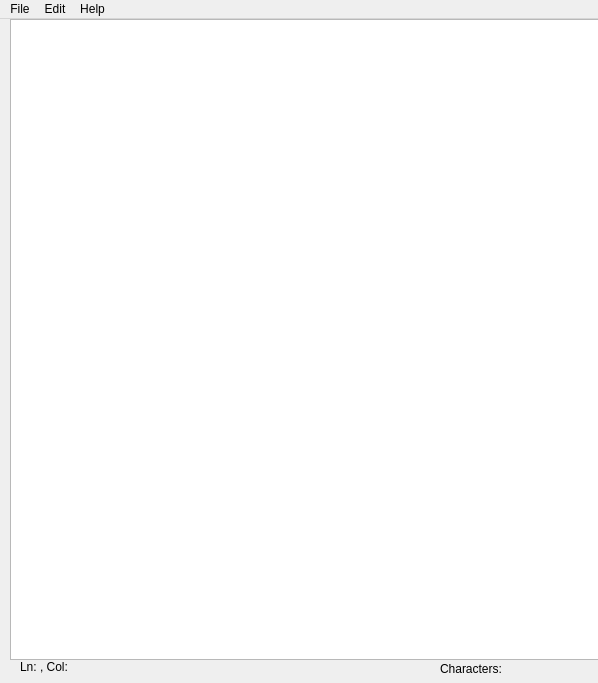
<?xml version="1.0" encoding="UTF-8"?>
<ui version="4.0">
 <class>MainWindow</class>
 <widget class="QMainWindow" name="MainWindow">
  <property name="geometry">
   <rect>
    <x>0</x>
    <y>0</y>
    <width>598</width>
    <height>683</height>
   </rect>
  </property>
  <property name="windowTitle">
   <string>MainWindow</string>
  </property>
  <widget class="QWidget" name="centralwidget">
   <widget class="QLabel" name="Ln_Col">
    <property name="geometry">
     <rect>
      <x>20</x>
      <y>640</y>
      <width>49</width>
      <height>16</height>
     </rect>
    </property>
    <property name="text">
     <string>Ln: , Col:</string>
    </property>
   </widget>
   <widget class="QLabel" name="Chars">
    <property name="geometry">
     <rect>
      <x>440</x>
      <y>640</y>
      <width>111</width>
      <height>20</height>
     </rect>
    </property>
    <property name="text">
     <string>Characters:</string>
    </property>
   </widget>
   <widget class="QTextEdit" name="textEdit">
    <property name="geometry">
     <rect>
      <x>10</x>
      <y>0</y>
      <width>591</width>
      <height>641</height>
     </rect>
    </property>
    <property name="html">
     <string>&lt;!DOCTYPE HTML PUBLIC &quot;-//W3C//DTD HTML 4.0//EN&quot; &quot;http://www.w3.org/TR/REC-html40/strict.dtd&quot;&gt;
&lt;html&gt;&lt;head&gt;&lt;meta name=&quot;qrichtext&quot; content=&quot;1&quot; /&gt;&lt;meta charset=&quot;utf-8&quot; /&gt;&lt;style type=&quot;text/css&quot;&gt;
p, li { white-space: pre-wrap; }
hr { height: 1px; border-width: 0; }
li.unchecked::marker { content: &quot;\2610&quot;; }
li.checked::marker { content: &quot;\2612&quot;; }
&lt;/style&gt;&lt;/head&gt;&lt;body style=&quot; font-family:'Segoe UI'; font-size:9pt; font-weight:400; font-style:normal;&quot;&gt;
&lt;p style=&quot;-qt-paragraph-type:empty; margin-top:0px; margin-bottom:0px; margin-left:0px; margin-right:0px; -qt-block-indent:0; text-indent:0px;&quot;&gt;&lt;br /&gt;&lt;/p&gt;&lt;/body&gt;&lt;/html&gt;</string>
    </property>
   </widget>
  </widget>
  <widget class="QMenuBar" name="menubar">
   <property name="geometry">
    <rect>
     <x>0</x>
     <y>0</y>
     <width>598</width>
     <height>21</height>
    </rect>
   </property>
   <widget class="QMenu" name="menuFile">
    <property name="title">
     <string>File</string>
    </property>
    <widget class="QMenu" name="menuNew">
     <property name="title">
      <string>New</string>
     </property>
     <addaction name="actionBlank"/>
     <addaction name="actionCustom"/>
     <addaction name="action_txt_2"/>
     <addaction name="action_cpp_2"/>
     <addaction name="action_c_2"/>
     <addaction name="action_html_2"/>
     <addaction name="action_css_2"/>
     <addaction name="action_js_2"/>
    </widget>
    <widget class="QMenu" name="menuSave_As">
     <property name="title">
      <string>Save As</string>
     </property>
     <addaction name="action_txt"/>
     <addaction name="action_cpp"/>
     <addaction name="action_c"/>
     <addaction name="action_html"/>
     <addaction name="action_css"/>
     <addaction name="action_js"/>
     <addaction name="actioncustom"/>
     <addaction name="actioncurrent"/>
    </widget>
    <widget class="QMenu" name="menuSave">
     <property name="title">
      <string>Save</string>
     </property>
     <addaction name="actionOveride"/>
     <addaction name="actionNew_File"/>
     <addaction name="actionDuplicate"/>
    </widget>
    <widget class="QMenu" name="menuNew_Window">
     <property name="title">
      <string>New Window</string>
     </property>
     <addaction name="actionBlank_2"/>
     <addaction name="actionCustom_2"/>
     <addaction name="action_txt_3"/>
     <addaction name="action_cpp_3"/>
     <addaction name="action_c_3"/>
     <addaction name="action_html_3"/>
     <addaction name="action_css_3"/>
     <addaction name="action_js_3"/>
    </widget>
    <addaction name="menuNew"/>
    <addaction name="separator"/>
    <addaction name="menuNew_Window"/>
    <addaction name="separator"/>
    <addaction name="actionOpen"/>
    <addaction name="separator"/>
    <addaction name="menuSave"/>
    <addaction name="separator"/>
    <addaction name="menuSave_As"/>
    <addaction name="separator"/>
    <addaction name="actionClose_File"/>
    <addaction name="separator"/>
    <addaction name="actionExit_App"/>
    <addaction name="separator"/>
   </widget>
   <widget class="QMenu" name="menuEdit">
    <property name="title">
     <string>Edit</string>
    </property>
    <widget class="QMenu" name="menuSettings">
     <property name="title">
      <string>Settings</string>
     </property>
     <addaction name="actionAll"/>
     <addaction name="actionTheme"/>
    </widget>
    <widget class="QMenu" name="menuConfig">
     <property name="title">
      <string>Config</string>
     </property>
     <addaction name="actionSave_Config_As"/>
     <addaction name="actionDelete_Config"/>
     <addaction name="actionReset_To_Default"/>
    </widget>
    <addaction name="menuSettings"/>
    <addaction name="separator"/>
    <addaction name="menuConfig"/>
    <addaction name="separator"/>
   </widget>
   <widget class="QMenu" name="menuHelp">
    <property name="title">
     <string>Help</string>
    </property>
    <widget class="QMenu" name="menuGithub">
     <property name="title">
      <string>Github</string>
     </property>
     <addaction name="actionRepository"/>
     <addaction name="actionIssues"/>
     <addaction name="actionProfile"/>
    </widget>
    <addaction name="menuGithub"/>
    <addaction name="separator"/>
    <addaction name="actionDocumentation"/>
    <addaction name="separator"/>
    <addaction name="actionAbout"/>
    <addaction name="separator"/>
    <addaction name="actionRestart"/>
    <addaction name="separator"/>
    <addaction name="actionCheck_Updates"/>
    <addaction name="separator"/>
   </widget>
   <addaction name="menuFile"/>
   <addaction name="menuEdit"/>
   <addaction name="menuHelp"/>
  </widget>
  <action name="actionOpen">
   <property name="text">
    <string>Open</string>
   </property>
  </action>
  <action name="actionClose_File">
   <property name="text">
    <string>Close File</string>
   </property>
  </action>
  <action name="actionDocumentation">
   <property name="text">
    <string>Documentation</string>
   </property>
  </action>
  <action name="action_txt">
   <property name="text">
    <string>.txt</string>
   </property>
  </action>
  <action name="action_cpp">
   <property name="text">
    <string>.cpp</string>
   </property>
  </action>
  <action name="action_c">
   <property name="text">
    <string>.c</string>
   </property>
  </action>
  <action name="action_html">
   <property name="text">
    <string>.html</string>
   </property>
  </action>
  <action name="action_css">
   <property name="text">
    <string>.css</string>
   </property>
  </action>
  <action name="action_js">
   <property name="text">
    <string>.js</string>
   </property>
  </action>
  <action name="actioncustom">
   <property name="text">
    <string>custom</string>
   </property>
  </action>
  <action name="actionBlank">
   <property name="text">
    <string>Blank</string>
   </property>
  </action>
  <action name="actionCustom">
   <property name="text">
    <string>Custom</string>
   </property>
  </action>
  <action name="action_txt_2">
   <property name="text">
    <string>.txt</string>
   </property>
  </action>
  <action name="action_cpp_2">
   <property name="text">
    <string>.cpp</string>
   </property>
  </action>
  <action name="action_c_2">
   <property name="text">
    <string>.c</string>
   </property>
  </action>
  <action name="action_html_2">
   <property name="text">
    <string>.html</string>
   </property>
  </action>
  <action name="action_css_2">
   <property name="text">
    <string>.css</string>
   </property>
  </action>
  <action name="action_js_2">
   <property name="text">
    <string>.js</string>
   </property>
  </action>
  <action name="actionOveride">
   <property name="text">
    <string>Overide</string>
   </property>
  </action>
  <action name="actionNew_File">
   <property name="text">
    <string>New File</string>
   </property>
  </action>
  <action name="actionDuplicate">
   <property name="text">
    <string>Duplicate</string>
   </property>
  </action>
  <action name="actionExit_App">
   <property name="text">
    <string>Exit App</string>
   </property>
  </action>
  <action name="actionAll">
   <property name="text">
    <string>All</string>
   </property>
  </action>
  <action name="actionTheme">
   <property name="text">
    <string>Theme</string>
   </property>
  </action>
  <action name="actionRepository">
   <property name="text">
    <string>Repository</string>
   </property>
  </action>
  <action name="actionIssues">
   <property name="text">
    <string>Issues</string>
   </property>
  </action>
  <action name="actionProfile">
   <property name="text">
    <string>Profile</string>
   </property>
  </action>
  <action name="actionAbout">
   <property name="text">
    <string>About</string>
   </property>
  </action>
  <action name="actionRestart">
   <property name="text">
    <string>Restart</string>
   </property>
  </action>
  <action name="actionCheck_Updates">
   <property name="text">
    <string>Check Updates</string>
   </property>
  </action>
  <action name="actionSave_Config_As">
   <property name="text">
    <string>Save Config As...</string>
   </property>
  </action>
  <action name="actionDelete_Config">
   <property name="text">
    <string>Delete Config</string>
   </property>
  </action>
  <action name="actionReset_To_Default">
   <property name="text">
    <string>Reset To Default</string>
   </property>
  </action>
  <action name="actionBlank_2">
   <property name="text">
    <string>Blank</string>
   </property>
  </action>
  <action name="actionCustom_2">
   <property name="text">
    <string>Custom</string>
   </property>
  </action>
  <action name="action_txt_3">
   <property name="text">
    <string>.txt</string>
   </property>
  </action>
  <action name="action_cpp_3">
   <property name="text">
    <string>.cpp</string>
   </property>
  </action>
  <action name="action_c_3">
   <property name="text">
    <string>.c</string>
   </property>
  </action>
  <action name="action_html_3">
   <property name="text">
    <string>.html</string>
   </property>
  </action>
  <action name="action_css_3">
   <property name="text">
    <string>.css</string>
   </property>
  </action>
  <action name="action_js_3">
   <property name="text">
    <string>.js</string>
   </property>
  </action>
  <action name="actioncurrent">
   <property name="text">
    <string>current</string>
   </property>
  </action>
 </widget>
 <resources/>
 <connections/>
</ui>
